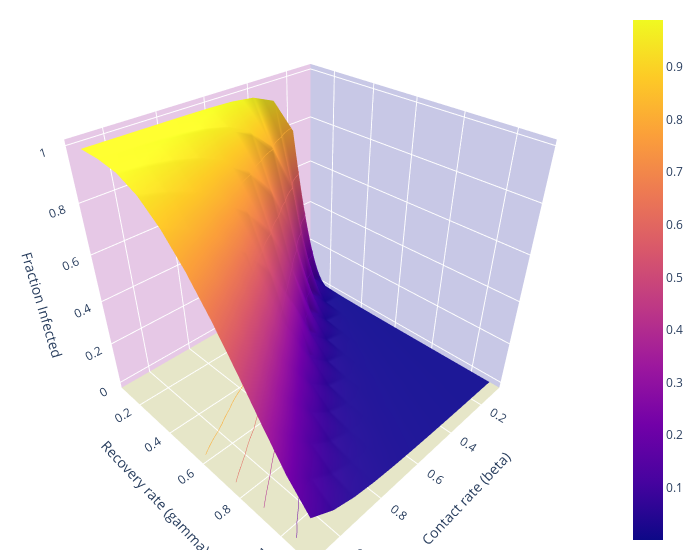

Here is the notebook cell this chart was saved with:
### Markdown cell above
Creating a Heatmap/Surface graph/Countor Map of both sweeps

### Code cell
final = []

for i in linspace(0.1, 1.1, 11):
    infected_sweep = sweep_beta(beta_array, i)

    infected = []

    for t in beta_array:  
        infected.append(infected_sweep[t])

    final.append(infected)    
    
fig = go.Figure(data=[go.Surface(z=final, x=linspace(0.1, 1.1, 11), y=linspace(0.1, 1.1, 11))])
fig.update_traces(contours_z=dict(show=True, usecolormap=True,
                                  highlightcolor="limegreen", project_z=True))
fig.update_layout(scene = dict(
                    xaxis_title='Contact rate (beta)',
                    yaxis_title='Recovery rate (gamma)',
                    zaxis_title='Fraction Infected'),
)
fig.update_layout(scene = dict(
                    xaxis = dict(
                         backgroundcolor="rgb(200, 200, 230)",
                         gridcolor="white",
                         showbackground=True,
                         zerolinecolor="white",),
                    yaxis = dict(
                        backgroundcolor="rgb(230, 200,230)",
                        gridcolor="white",
                        showbackground=True,
                        zerolinecolor="white"),
                    zaxis = dict(
                        backgroundcolor="rgb(230, 230,200)",
                        gridcolor="white",
                        showbackground=True,
                        zerolinecolor="white",),),
                    width=700,
                    margin=dict(
                    r=10, l=10,
                    b=10, t=10)
                  )

fig.show()

### Figure 1 — Plotly figure (JSON) as saved in the notebook; plotly's stock layout.template omitted (floating-point values rounded to 4 significant figures)
{"data": [{"contours": {"z": {"highlightcolor": "limegreen", "project": {"z": true}, "show": true, "usecolormap": true}}, "type": "surface", "x": [0.1, 0.2, 0.3, 0.4, 0.5, 0.6, 0.7, 0.8, 0.9, 1, 1.1], "y": [0.1, 0.2, 0.3, 0.4, 0.5, 0.6, 0.7, 0.8, 0.9, 1, 1.1], "z": [[0.08469, 0.7857, 0.9361, 0.9737, 0.9846, 0.9878, 0.9886, 0.9888, 0.9889, 0.9889, 0.9889], [0.01076, 0.119, 0.5891, 0.8013, 0.8966, 0.9429, 0.9663, 0.9782, 0.9841, 0.9869, 0.9881], [0.005444, 0.02088, 0.1289, 0.4707, 0.6861, 0.8077, 0.8795, 0.923, 0.9499, 0.9664, 0.9765], [0.003642, 0.01076, 0.03018, 0.1316, 0.3964, 0.5979, 0.7285, 0.8145, 0.8723, 0.9117, 0.9387], [0.002736, 0.007235, 0.01593, 0.0386, 0.1324, 0.3468, 0.5306, 0.6616, 0.7546, 0.8215, 0.8702], [0.002191, 0.005447, 0.01077, 0.02092, 0.04614, 0.1329, 0.3118, 0.4783, 0.6057, 0.7014, 0.7738], [0.001827, 0.004367, 0.008129, 0.01424, 0.02571, 0.05285, 0.1332, 0.2863, 0.437, 0.5589, 0.6548], [0.001567, 0.003644, 0.006526, 0.01078, 0.01764, 0.03029, 0.05882, 0.1336, 0.2669, 0.4038, 0.5196], [0.001371, 0.003126, 0.005451, 0.008668, 0.0134, 0.02096, 0.03466, 0.06414, 0.1339, 0.2518, 0.3766], [0.001219, 0.002738, 0.004679, 0.007246, 0.01079, 0.01597, 0.0242, 0.03882, 0.06889, 0.1343, 0.2399], [0.001098, 0.002435, 0.004099, 0.006225, 0.00903, 0.01289, 0.01851, 0.02735, 0.04277, 0.07315, 0.1346]]}], "layout": {"margin": {"b": 10, "l": 10, "r": 10, "t": 10}, "scene": {"xaxis": {"backgroundcolor": "rgb(200, 200, 230)", "gridcolor": "white", "showbackground": true, "title": {"text": "Contact rate (beta)"}, "zerolinecolor": "white"}, "yaxis": {"backgroundcolor": "rgb(230, 200,230)", "gridcolor": "white", "showbackground": true, "title": {"text": "Recovery rate (gamma)"}, "zerolinecolor": "white"}, "zaxis": {"backgroundcolor": "rgb(230, 230,200)", "gridcolor": "white", "showbackground": true, "title": {"text": "Fraction Infected"}, "zerolinecolor": "white"}}, "width": 700}}
